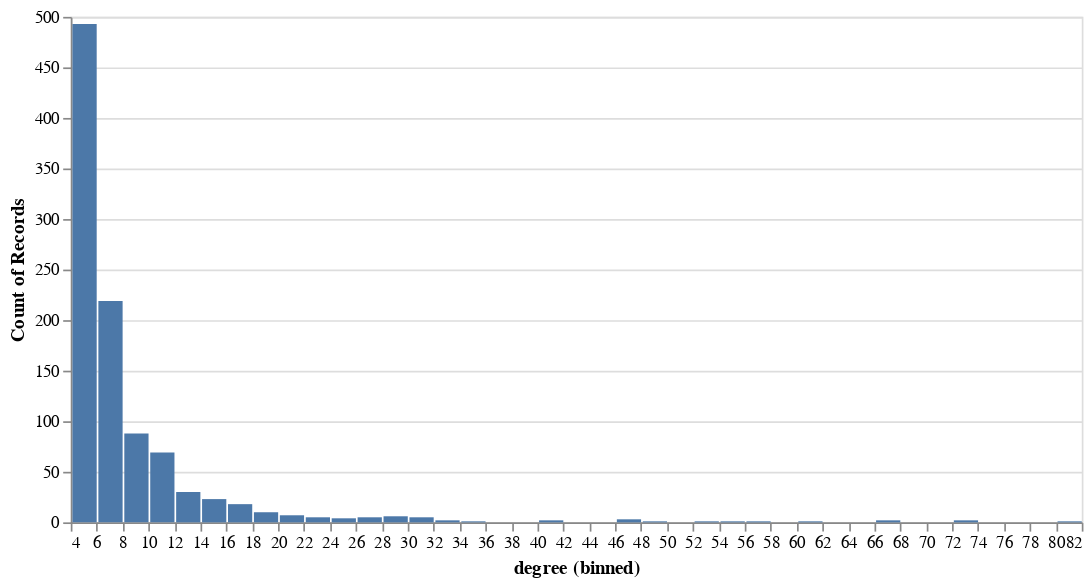

Notebook source saved alongside this figure:
### Markdown cell above
### 3. Plot a histogram of the degree distribution of a BA network. What distribution does this follow? Can you describe it?

### Code cell
barabasi = Graph.Barabasi(1000,4)
degrees = barabasi.degree()

alt.Chart(pd.DataFrame({'degree': degrees})).mark_bar().encode(
    x=alt.X('degree:Q', bin=alt.Bin(maxbins=50)),
    y='count()'
).properties(
    width=600,
    height=300
)

### Figure 1 — Vega-Lite specification as saved in the notebook (floating-point values rounded to 4 significant figures; data arrays with more than 128 entries replaced by an {"elided": "..."} marker saying what was removed)
{"config": {"view": {"continuousWidth": 300, "continuousHeight": 300}}, "data": {"name": "data-bbbeaa2bfb83fa5ddb312f07e1e131ce"}, "mark": {"type": "bar"}, "encoding": {"x": {"bin": {"maxbins": 50}, "field": "degree", "type": "quantitative"}, "y": {"aggregate": "count", "type": "quantitative"}}, "height": 300, "width": 600, "$schema": "https://vega.github.io/schema/vega-lite/v5.15.1.json", "datasets": {"data-bbbeaa2bfb83fa5ddb312f07e1e131ce": {"elided": "1000 records"}}}
